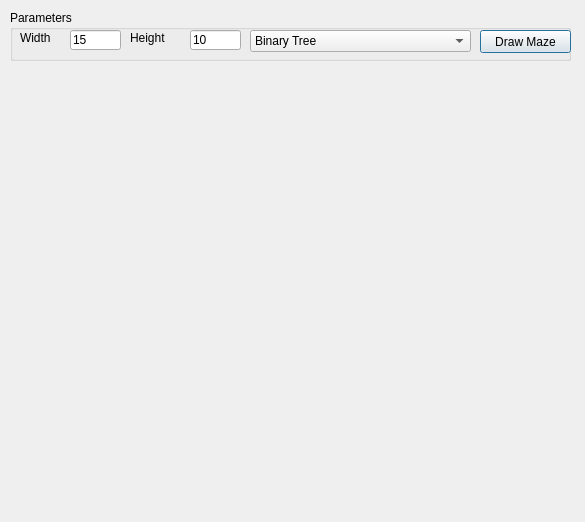
<?xml version="1.0" encoding="UTF-8"?>
<ui version="4.0">
 <class>Dialog</class>
 <widget class="QDialog" name="Dialog">
  <property name="geometry">
   <rect>
    <x>0</x>
    <y>0</y>
    <width>585</width>
    <height>522</height>
   </rect>
  </property>
  <property name="windowTitle">
   <string>Mazes</string>
  </property>
  <widget class="QGroupBox" name="groupBox">
   <property name="geometry">
    <rect>
     <x>10</x>
     <y>10</y>
     <width>561</width>
     <height>51</height>
    </rect>
   </property>
   <property name="title">
    <string>Parameters</string>
   </property>
   <widget class="QLabel" name="label">
    <property name="geometry">
     <rect>
      <x>10</x>
      <y>20</y>
      <width>51</width>
      <height>16</height>
     </rect>
    </property>
    <property name="text">
     <string>Width</string>
    </property>
   </widget>
   <widget class="QLabel" name="label_2">
    <property name="geometry">
     <rect>
      <x>120</x>
      <y>20</y>
      <width>51</width>
      <height>16</height>
     </rect>
    </property>
    <property name="text">
     <string>Height</string>
    </property>
   </widget>
   <widget class="QLineEdit" name="widthEdit">
    <property name="geometry">
     <rect>
      <x>60</x>
      <y>20</y>
      <width>51</width>
      <height>20</height>
     </rect>
    </property>
    <property name="text">
     <string>15</string>
    </property>
   </widget>
   <widget class="QLineEdit" name="heightEdit">
    <property name="geometry">
     <rect>
      <x>180</x>
      <y>20</y>
      <width>51</width>
      <height>20</height>
     </rect>
    </property>
    <property name="text">
     <string>10</string>
    </property>
   </widget>
   <widget class="QComboBox" name="algorithmComboBox">
    <property name="geometry">
     <rect>
      <x>240</x>
      <y>20</y>
      <width>221</width>
      <height>22</height>
     </rect>
    </property>
    <item>
     <property name="text">
      <string>Binary Tree</string>
     </property>
    </item>
    <item>
     <property name="text">
      <string>Sidewinder</string>
     </property>
    </item>
    <item>
     <property name="text">
      <string>Aldous-Broder</string>
     </property>
    </item>
    <item>
     <property name="text">
      <string>Wilson</string>
     </property>
    </item>
    <item>
     <property name="text">
      <string>Hunt and Kill</string>
     </property>
    </item>
    <item>
     <property name="text">
      <string>Hunt and Kill with mask</string>
     </property>
    </item>
    <item>
     <property name="text">
      <string>Empty maze</string>
     </property>
    </item>
    <item>
     <property name="text">
      <string>Empty maze round</string>
     </property>
    </item>
   </widget>
   <widget class="QPushButton" name="drawMazeButton">
    <property name="geometry">
     <rect>
      <x>470</x>
      <y>20</y>
      <width>91</width>
      <height>23</height>
     </rect>
    </property>
    <property name="text">
     <string>Draw Maze</string>
    </property>
    <property name="default">
     <bool>true</bool>
    </property>
   </widget>
  </widget>
 </widget>
 <resources/>
 <connections/>
</ui>
